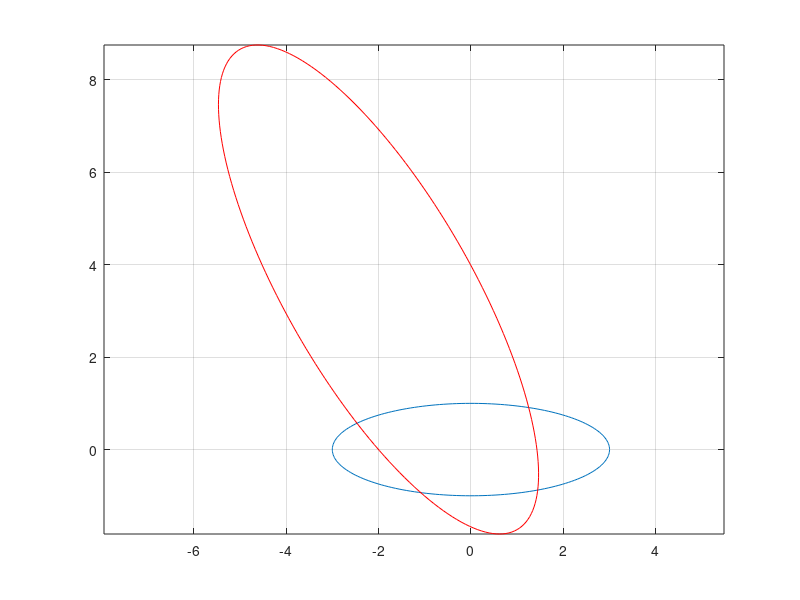

Reproduce this figure in MATLAB.
clc
clear all
close all

% define x,y:
N = 200;
t = linspace(0,2*pi,N);
x = 3*cos(t);
y = sin(t);
% plot x,y:
plot(x,y);
grid on;
hold on;
axis equal;
% transformation parameters:
x0 = 2;
y0 = 0;
s = 2;
alpha = pi/3;
% calculate matrices:
a = s*cos(alpha);
b = s*sin(alpha);
c = -s*(x0*cos(alpha)+y0*sin(alpha));
d =  s*(x0*sin(alpha)-y0*cos(alpha));
q = [c;d];
A = [a b; -b a];
% perform transformation:
u = [x; y];
qrep = repmat(q,1,N);
v = A*u + qrep;
% plot xnew,ynew:
xnew = v(1,:);
ynew = v(2,:);
plot(xnew,ynew,'r')